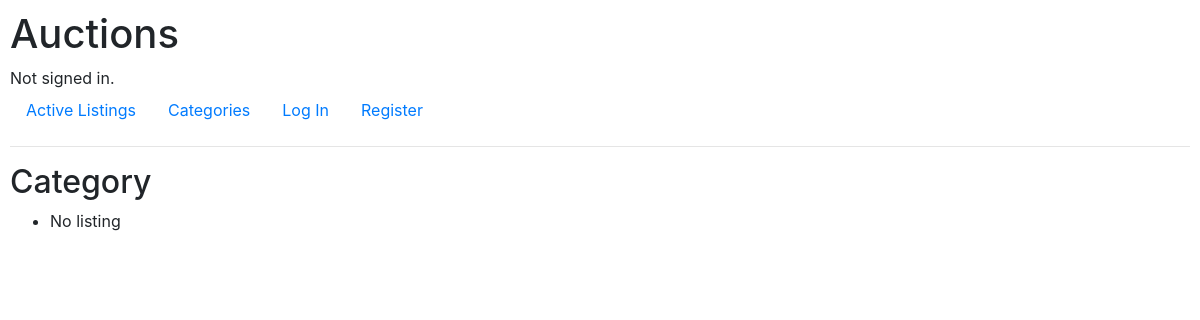
Before: /category/bike with the older database file.
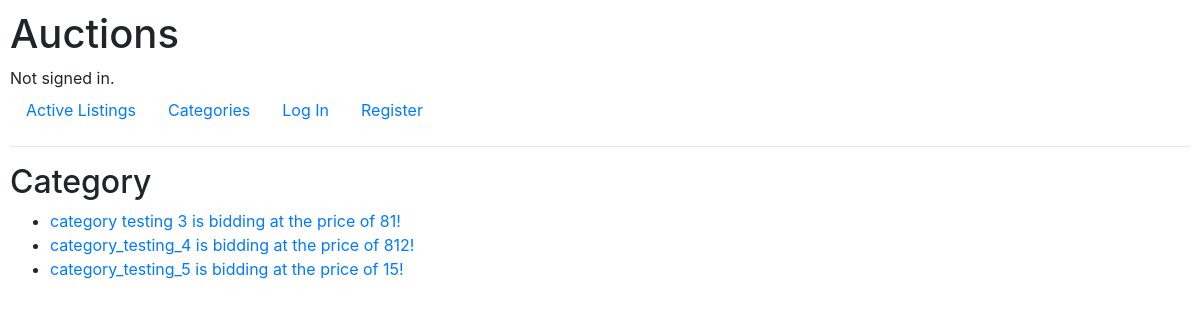
After: the same page with the newer database file.
### auctions/models.py (models this page shows)
class Auction_Listing(models.Model):
    title = models.CharField(max_length=64)
    description = models.TextField()
    listing_image_link = models.URLField(blank=True, null=True)
    category = models.CharField(blank=True, null=True, max_length=64)
    bid_price= models.IntegerField()
    owner = models.ForeignKey(User, related_name='owner_listings', on_delete=models.CASCADE)
    winner = models.ForeignKey(User, related_name='winner_listings', on_delete=models.CASCADE, blank=True, null=True)
    def __str__(self):
        return f"{self.title} is bidding at the price of {self.bid_price}!"

### auctions/views.py (the view)
# urls.py: path("category/<str:category_name>", views.deep_category, name = "deep_category"),
def deep_category(request,category_name):
    filter_result = Auction_Listing.objects.filter(category = category_name)
    if category_name == "None":
        filter_result = Auction_Listing.objects.filter(category__isnull = True)
    return render(request,"auctions/deep_category.html",{
        "listings":filter_result
    })

### auctions/templates/auctions/deep_category.html
{% extends "auctions/layout.html" %}
{% block body %}
<div style="display: flex; flex-direction: row; justify-content: space-between">
    <h2>Category</h2>
</div>
<ul>
    {% for listing in listings%}
    <li><a href="{% url 'show_listing' listing.id %}">{{listing}}</a></li>
    {% empty %}
    <li>No listing</li>
    {%endfor%}
</ul>
{% endblock %}

Changed rows visible on the page:
added Auction_Listing: title+bid_price "category testing 3 is bidding at the price of 81!"
added Auction_Listing: title+bid_price "category_testing_4 is bidding at the price of 812!"
added Auction_Listing: title+bid_price "category_testing_5 is bidding at the price of 15!"
Other visible differences:
text no longer shown: "No listing"
